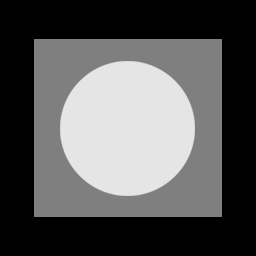
%> input picture 数字图像处理/homework/第六次实验/image/Fig0503 (original_pattern).tif, 256 x 256 px
$ octave exp1_2.m   (GNU Octave 9; MATLAB toolbox functions it lacks are replaced by stand-ins)
%> lines starting %> are read from the running program, lines starting %| are printed output that depends on the picture
### 数字图像处理/homework/第六次实验/code/sin_noise.m
function [img_t] = sin_noise(M, A, u, v)
%SIN_NOISE 此处显示有关此函数的摘要
%   此处显示详细说明
img_f = zeros(M, M);
len = length(u);
for m = 1:len
    img_f(M/2+1+u(m), M/2+1+v(m)) = A(m);
    img_f(M/2+1-u(m), M/2+1-v(m)) = A(m);
end
img_t = real(ifft2(ifftshift(img_f)));
end

### 数字图像处理/homework/第六次实验/code/exp1_2.m
clear all; clc;
img = imread('../image/Fig0503 (original_pattern).tif');
%> img is the input picture: size 256x256 uint8; min 0, max 229, mean 87.1
img = double(img);
%> img: size 256x256 double
M = 256;
u = [M/2-1];
v = [0];
A = [4000000];
noise = sin_noise(M, A, u, v);
img_noised = img + noise;
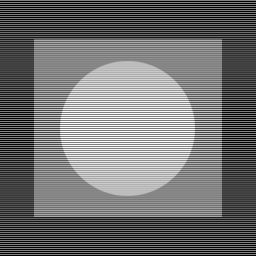
%> img_noised: size 256x256 double; min -122.1, max 351, mean 87.1; drawn with min black and max white
%% 对噪声图像进行频谱变换
for i = 1:M
    for j = 1:M
        img_noised(i, j) = (-1)^(i+j) * img_noised(i, j);
    end
end
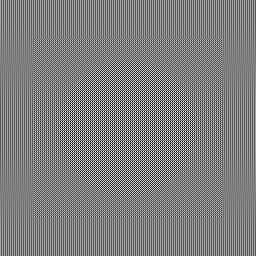
%> img_noised: size 256x256 double; min -351, max 351, mean 0; drawn with min black and max white
%% 求出频谱并绘制图像
img_f = fft2(img_noised);
figure;
imshow(uint8(abs(img_f)));
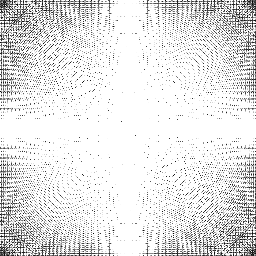
%> displayed picture: size 256x256, on the screen's scale of 0 to 255; min 1, max 255, mean 227.6
title('幅度光谱');
figure;
imshow(angle(img_f));
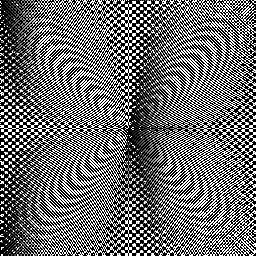
%> displayed picture: size 256x256, on the screen's scale of 0 to 255; min 0, max 255, mean 109.8
title('相位光谱');
